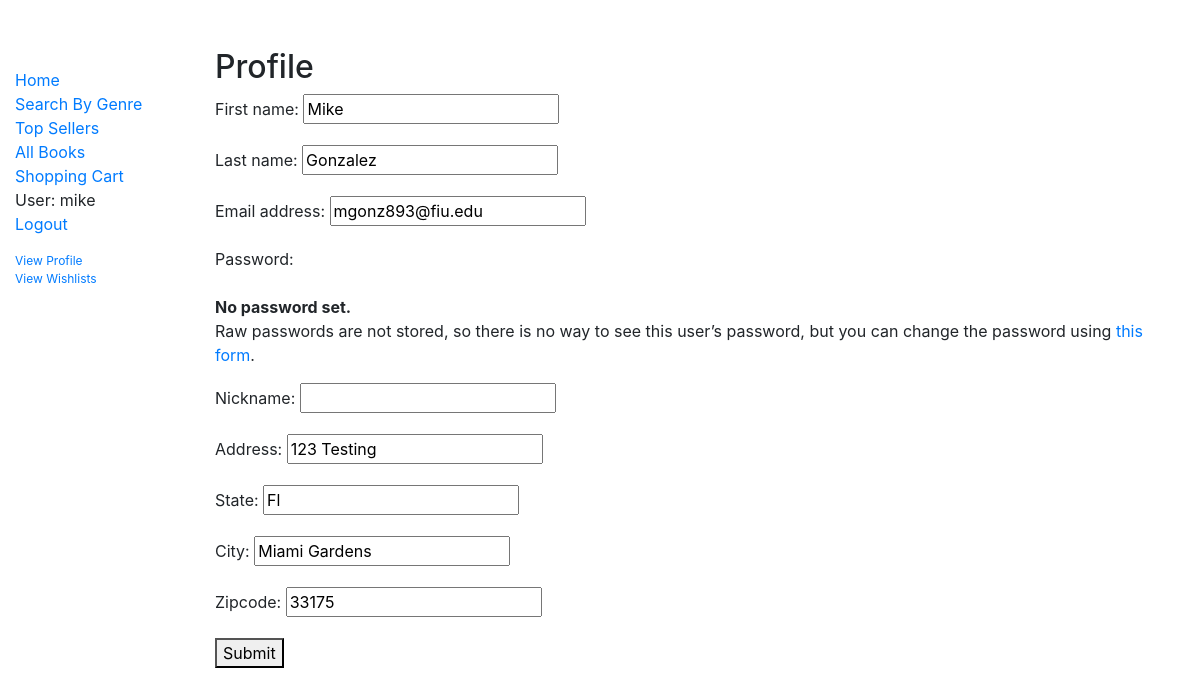
/search/profile/edit (signed in), run on an earlier commit of the app's database.
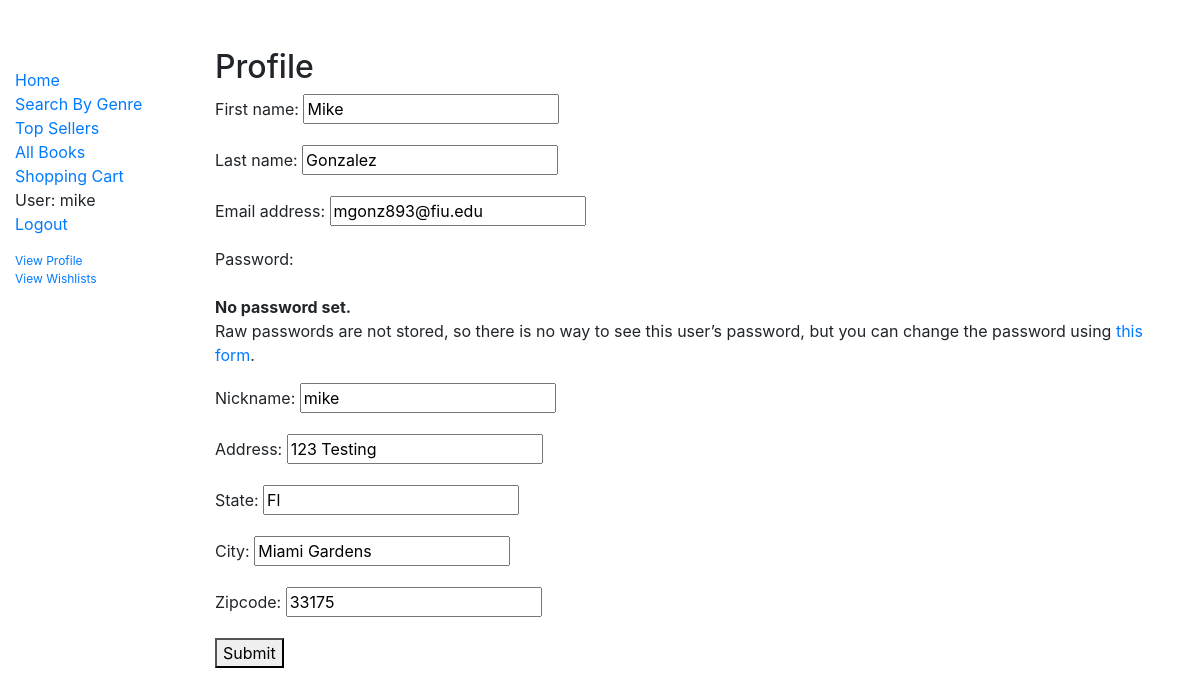
And on a later commit of the database.
### catalog/models.py (models this page shows, shortened)
class UserProfile(models.Model):
    user = models.OneToOneField(User, on_delete=models.CASCADE)
    name = models.CharField(max_length=200, default='')
    password = models.CharField(max_length=8, default='')
    nickname = models.CharField(max_length=10, default='')
    email = models.EmailField(max_length=50, default='')
    address = models.CharField(max_length=200, default='')
    city = models.CharField(max_length=25, default='')
    state = models.CharField(max_length=25, default='')
    zipcode = models.IntegerField(default=0)
    wishlists = models.ManyToManyField('Wishlist')

### catalog/views.py (the view)
# urls.py: path('profile/edit', views.editprofile, name='editprofile'),
def editprofile(request):
    if request.method == 'POST':
        form = EditProfileForm(request.POST, instance=request.user)
        profile_form = ProfileForm(
            request.POST, instance=request.user.userprofile)
        if form.is_valid():
            form.save()
            profile_form.save()
            return redirect('/catalog/profile/')
    else:
        form = EditProfileForm(instance=request.user)
        profile_form = ProfileForm(instance=request.user.userprofile)
    args = {'form': form,
            'profile_form': profile_form}
    return render(request, 'editprofile.html', args)

### catalog/forms.py
class EditProfileForm(UserChangeForm):
    class Meta:
        model = User
        fields = {
            'email',
            'first_name',
            'last_name',
        }
        exclude = {
            'password',
        }
        field_order = ['email', 'first_name', 'last_name']

class ProfileForm(forms.ModelForm):
    class Meta:
        model = UserProfile
        fields = {
            'nickname',
            'address',
            'city',
            'state',
            'zipcode',
        }
        exclude = {
            'password',
        }
        field_order = ['nickname','address', 'city', 'state', 'zipcode']

### catalog/templates/editprofile.html (shortened to what this page needs)
{% extends "base_generic.html" %}
{% block content %}
  <h2>Profile</h2>
<form method ="post">
 {{form.as_p}}
 {{profile_form.as_p}}
 <button type="submit" name"Submit" method="POST">Submit</button>
</form>
{% endblock %}

### catalog/templates/base_generic.html (shortened to what this page needs)
<!DOCTYPE html>
<html lang="en">
<head>
  <link rel="stylesheet" href="https://stackpath.bootstrapcdn.com/bootstrap/4.1.3/css/bootstrap.min.css">
  {% load static %}
  <link rel="stylesheet" href="{% static 'css/styles.css' %}">
</head>
<body>
  <div class="container-fluid">
    <div class="row">
      <div class="col-sm-2">
      {% block sidebar %}
        <ul class="sidebar-nav">
          <li><a href="{% url 'index' %}">Home</a></li>
          <li><a href="{% url 'search' %}">Search By Genre</a></li>
          <li><a href="{% url 'topsellers' %}">Top Sellers</a></li>
          <li><a href="{% url 'books' %}">All Books</a></li>
          {% if user.is_authenticated %}
          <li><a href="{% url 'shoppingcart' %}">Shopping Cart</a></li>
          <li>User: {{ user.get_username }}</li>
          <li><a href="{% url 'logout'%}?next={{request.path}}">Logout</a></li>
          <p><li style="font-size: 12px"><a href="{% url 'profile'%}">View Profile</a>
          <li style="font-size: 12px"><a href="{% url 'wishlists'%}">View Wishlists</a></p>
          {% else %}
            <li><a href="{% url 'login'%}">Login</a></li>
            <li><a href ="{% url 'signup' %}">Register</a></li>
          {% endif %}
        </ul>
     {% endblock %}
      </div>
      <div class="col-sm-10" id="col-sm-10">{% block content %}{% endblock %}</div>
    </div>
  </div>
</body>
</html>

### catalog/static/css/styles.css (style rules this page uses)
.sidebar-nav { margin-top: 20px; padding: 0; list-style: none; }

What changed in the data, as far as the page shows it:
changed UserProfile "123 Testing": nickname (not shown) → "mike"
